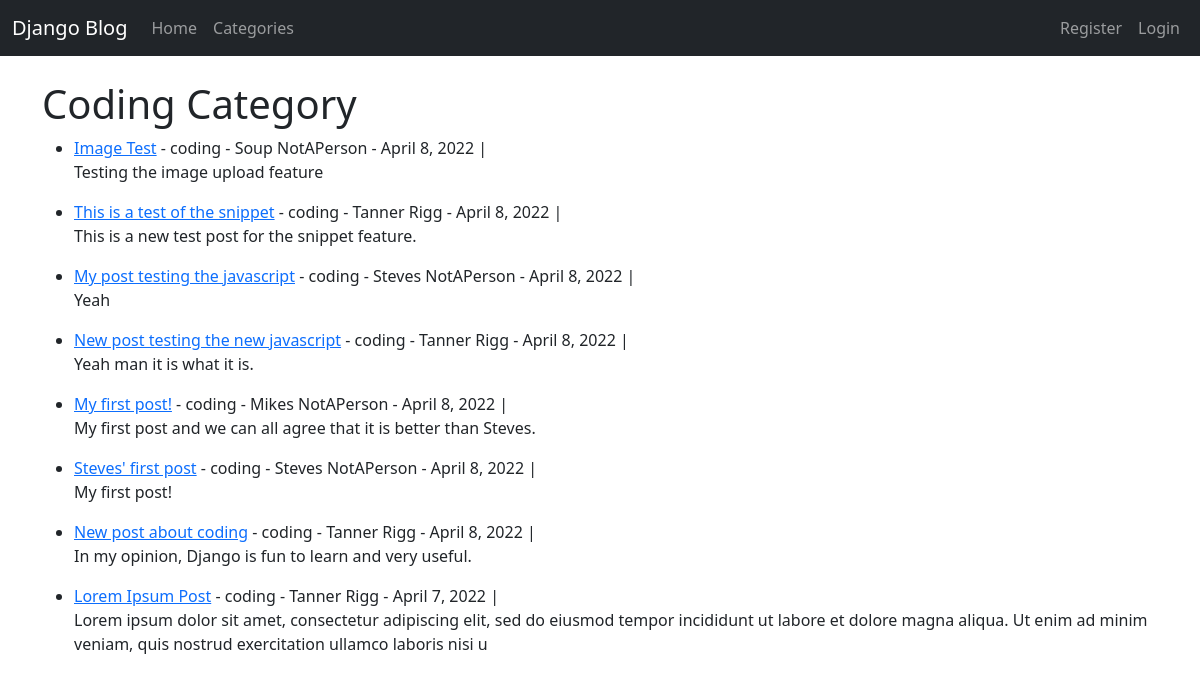
/category/coding/, run on the app's committed database.
### theblog/models.py (models this page shows, shortened)
class Post(models.Model):
    title = models.CharField(max_length=255)
    header_image = models.ImageField(null=True, blank=True, upload_to='images/')
    author = models.ForeignKey(User, on_delete=models.CASCADE)
    body = RichTextField(blank='True', null=True)
    post_date = models.DateField(auto_now_add=True)
    category = models.CharField(max_length=255, default='unspecified')
    likes = models.ManyToManyField(User, related_name='blog_posts')
    snippet = models.CharField(max_length=255,)

### theblog/views.py (the view)
# urls.py: path('category/<str:cats>/', CategoryView, name='category'),
def CategoryView(request, cats):
    category_posts = Post.objects.filter(category=cats.replace('-', ' ')).order_by('-id')
    return render(request, 'categories.html', {'cats':cats.title().replace('-', ' '), 'category_posts': category_posts})

### theblog/templates/categories.html (shortened to what this page needs)
{% extends 'base.html' %}
{% block content %}
{% if category_posts %}
<h1>{{ cats }} Category</h1>
<ul>
{% for post in category_posts %}
    <li><a href="{% url 'article-detail' post.pk %}">{{ post.title }}</a>
        - {{ post.category }}
        - {{ post.author.first_name }} {{ post.author.last_name }}
        - {{ post.post_date }} |
    {% if user.is_authenticated %}
        <small>
            <a href="{% url 'update_post' post.pk %}">[Edit]</a>
            <a href="{% url 'delete_post' post.pk %}">[Delete]</a>
        </small><br>
    {% else %}
        <br>
{% endif %}
{{ post.body|slice:":200"|safe }}</li>
{% endfor %}
</ul>
{% else %}
    <h1>Sorry this page doesn't exist.</h1>
{% endif %}
{% endblock %}

### data on the page
Post: title "Image Test", category "coding", author.first_name "Soup", author.last_name "NotAPerson", post_date "April 8, 2022", body "Testing the image upload feature"
Post: title "This is a test of the snippet", category "coding", author.first_name "Tanner", author.last_name "Rigg", post_date "April 8, 2022", body "This is a new test post for the snippet feature."
Post: title "My post testing the javascript", category "coding", author.first_name "Steves", author.last_name "NotAPerson", post_date "April 8, 2022", body "Yeah"
Post: title "New post testing the new javascript", category "coding", author.first_name "Tanner", author.last_name "Rigg", post_date "April 8, 2022", body "Yeah man it is what it is."
Post: title "My first post!", category "coding", author.first_name "Mikes", author.last_name "NotAPerson", post_date "April 8, 2022", body "My first post and we can all agree that it is better than Steves."
Post: title "Steves' first post", category "coding", author.first_name "Steves", author.last_name "NotAPerson", post_date "April 8, 2022", body "My first post!"
Post: title "New post about coding", category "coding", author.first_name "Tanner", author.last_name "Rigg", post_date "April 8, 2022", body "In my opinion, Django is fun to learn and very useful."
Post: title "Lorem Ipsum Post", category "coding", author.first_name "Tanner", author.last_name "Rigg", post_date "April 7, 2022", body "Lorem ipsum dolor sit amet, consectetur adipiscing elit, sed do eiusmod tempor incididunt ut labore et dolore magna aliqua. Ut enim ad minim veniam, quis nostrud exercitation ullamco laboris nisi u"

### other printed values
{{ cats }} "Coding"
